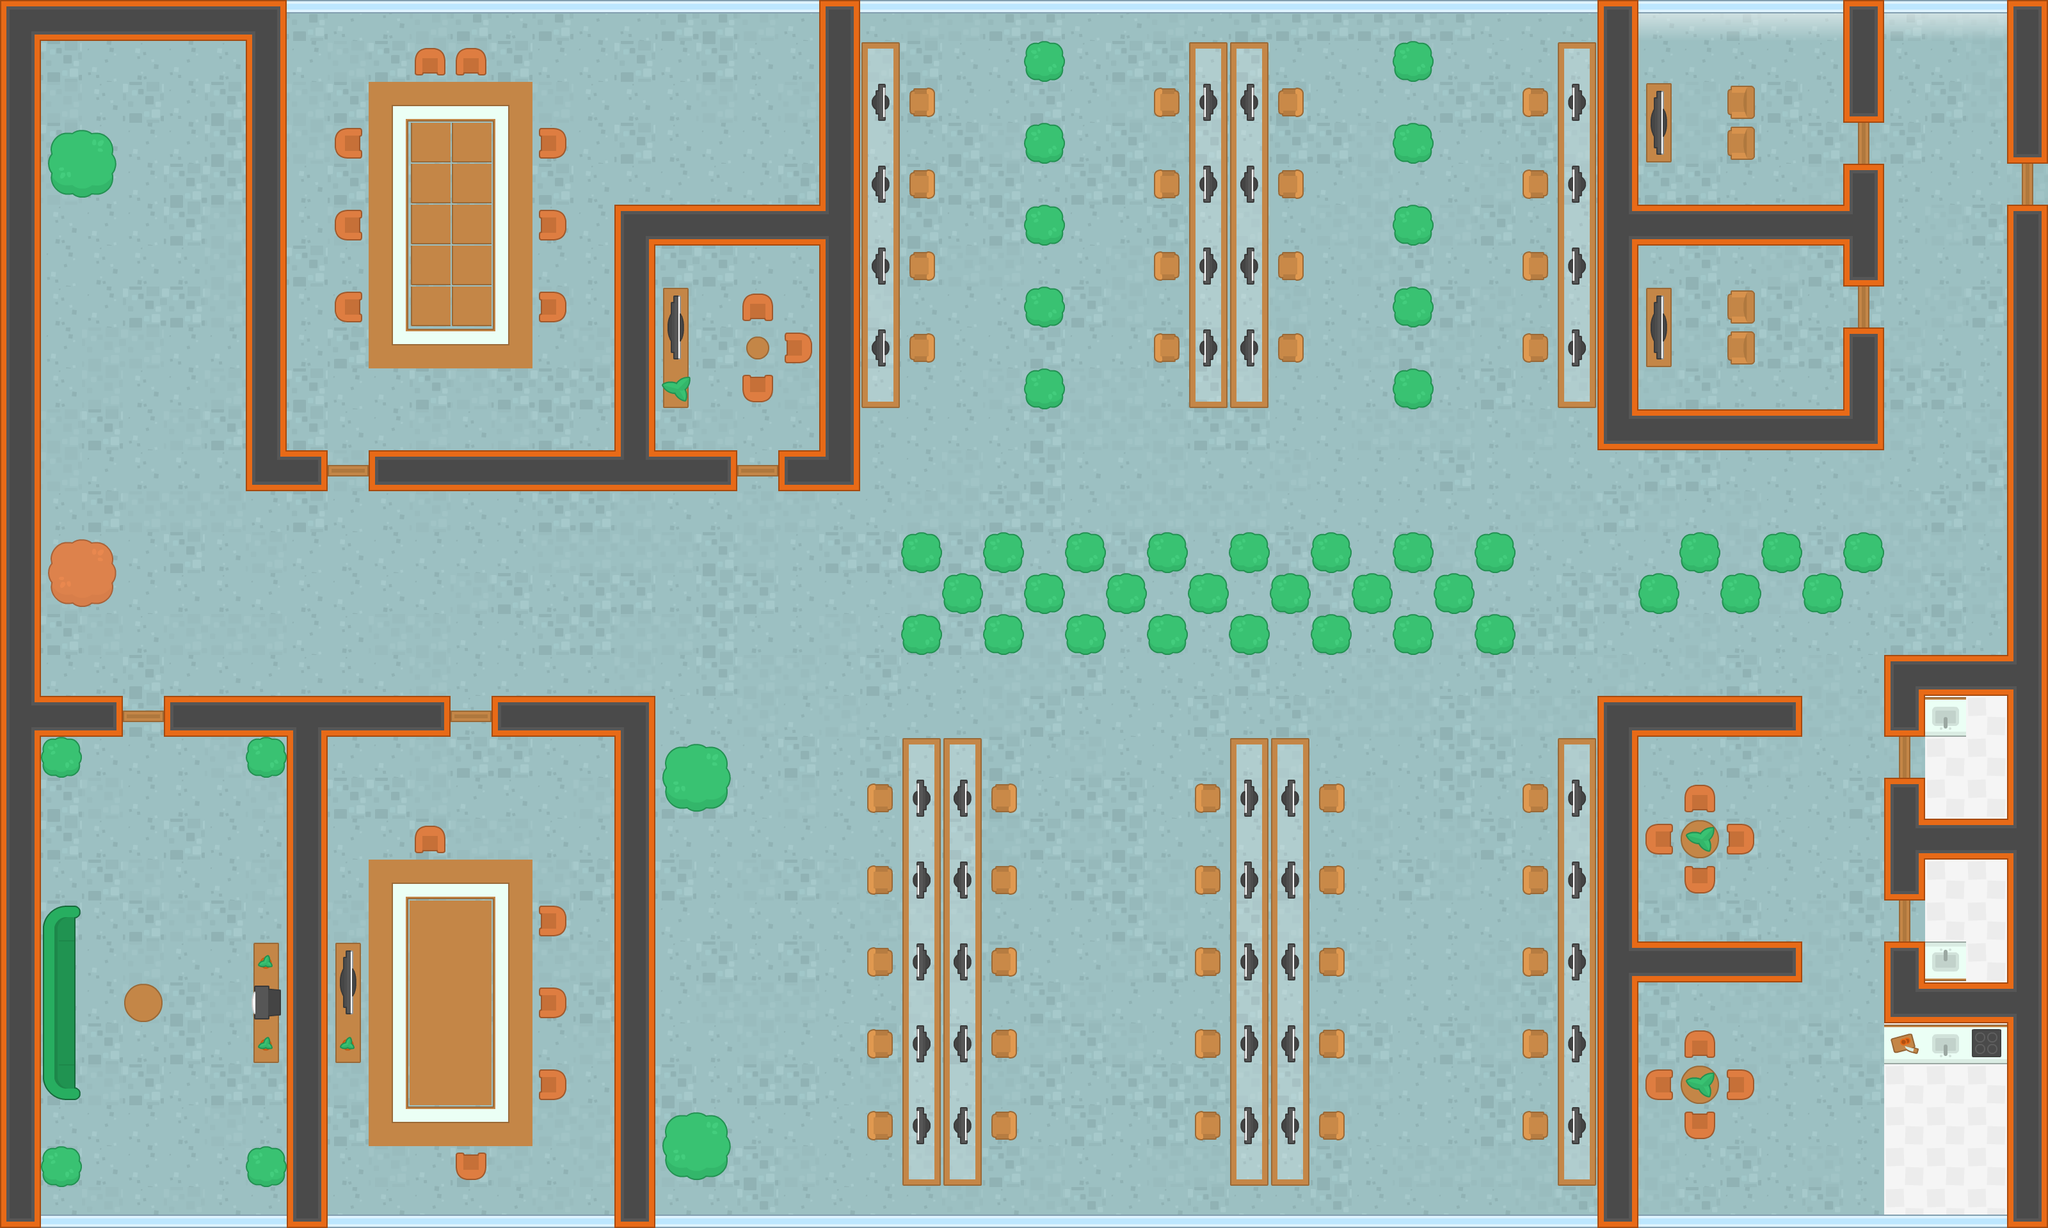

This is a level from a 2D game, rendered from its Tiled map with the project's own tilesets. A one-line summary and the map file follow, with tile-layer data summarised:
An orthogonal 50x30 tile map with 64x64 px tiles, 4 tile layers (Ground, Walls, Furniture, Objects) and 194 objects (172x wall, 12x zombie, 4x bullets, 3x health, 2x machinegun, ...).

<map version="1.5" tiledversion="1.7.1" orientation="orthogonal" renderorder="right-down" width="50" height="30" tilewidth="64" tileheight="64" infinite="0" nextlayerid="6" nextobjectid="243">
 <tileset firstgid="1" source="spritesheet_tiles.tsx" />
 <layer id="3" name="Ground" width="50" height="30">
  <data>[1500 cells, 1500 non-empty, 5 distinct tile ids]</data>
 </layer>
 <layer id="1" name="Walls" width="50" height="30">
  <data>[1500 cells, 303 non-empty, 18 distinct tile ids]</data>
 </layer>
 <layer id="2" name="Furniture" width="50" height="30">
  <data>[1500 cells, 243 non-empty, 20 distinct tile ids]</data>
 </layer>
 <layer id="4" name="Objects" width="50" height="30">
  <data>[1500 cells, 126 non-empty, 20 distinct tile ids]</data>
 </layer>
 <objectgroup id="5" name="Obstacles">
  <object id="4" name="wall" x="0" y="0" width="448" height="64" />
  <object id="6" name="wall" x="384" y="64" width="64" height="704" />
  <object id="8" name="wall" x="0" y="64" width="64" height="1856" />
  <object id="10" name="wall" x="64" y="1088" width="128" height="64" />
  <object id="12" name="wall" x="256" y="1088" width="448" height="64" />
  <object id="13" name="wall" x="448" y="1152" width="64" height="768" />
  <object id="14" name="wall" x="1280" y="0" width="64" height="768" />
  <object id="15" name="wall" x="960" y="320" width="320" height="64" />
  <object id="16" name="wall" x="960" y="384" width="64" height="336" />
  <object id="17" name="wall" x="1216" y="704" width="64" height="64" />
  <object id="18" name="wall" x="576" y="704" width="560" height="64" />
  <object id="19" name="wall" x="448" y="704" width="64" height="64" />
  <object id="20" name="wall" x="64" y="1088" width="128" height="64" />
  <object id="23" name="wall" x="2496" y="0" width="64" height="704" />
  <object id="24" name="wall" x="2560" y="320" width="320" height="64" />
  <object id="25" name="wall" x="2560" y="640" width="320" height="64" />
  <object id="26" name="wall" x="2880" y="512" width="64" height="192" />
  <object id="27" name="wall" x="2880" y="256" width="64" height="192" />
  <object id="28" name="wall" x="2880" y="0" width="64" height="192" />
  <object id="29" name="wall" x="3136" y="0" width="64" height="256" />
  <object id="30" name="wall" x="3136" y="320" width="64" height="1600" />
  <object id="31" name="wall" x="3008" y="1536" width="128" height="64" />
  <object id="32" name="wall" x="2944" y="1472" width="64" height="128" />
  <object id="33" name="wall" x="2944" y="1216" width="64" height="192" />
  <object id="34" name="wall" x="3008" y="1280" width="128" height="64" />
  <object id="35" name="wall" x="2944" y="1024" width="192" height="64" />
  <object id="36" name="wall" x="2944" y="1088" width="64" height="64" />
  <object id="37" name="wall" x="2496" y="1088" width="320" height="64" />
  <object id="38" name="wall" x="2496" y="1152" width="64" height="768" />
  <object id="39" name="wall" x="2560" y="1472" width="256" height="64" />
  <object id="40" name="wall" x="768" y="1088" width="192" height="64" />
  <object id="41" name="wall" x="960" y="1088" width="64" height="832" />
  <object id="42" name="wall" x="96" y="224" width="64" height="64" />
  <object id="43" name="wall" x="96" y="864" width="64" height="64" />
  <object id="44" name="wall" x="64" y="1152" width="64" height="64" />
  <object id="45" name="wall" x="384" y="1152" width="64" height="64" />
  <object id="46" name="wall" x="80" y="1424" width="32" height="288" />
  <object id="47" name="wall" x="192" y="1536" width="64" height="64" />
  <object id="48" name="wall" x="400" y="1472" width="32" height="176" />
  <object id="49" name="wall" x="528" y="1472" width="32" height="192" />
  <object id="50" name="wall" x="576" y="1344" width="256" height="448" />
  <object id="51" name="wall" x="720" y="1808" width="32" height="32" />
  <object id="52" name="wall" x="848" y="1680" width="32" height="32" />
  <object id="54" name="wall" x="848" y="1552" width="32" height="32" />
  <object id="55" name="wall" x="848" y="1424" width="32" height="32" />
  <object id="56" name="wall" x="656" y="1296" width="32" height="32" />
  <object id="57" name="wall" x="576" y="128" width="256" height="448" />
  <object id="58" name="wall" x="528" y="208" width="32" height="32" />
  <object id="59" name="wall" x="656" y="80" width="32" height="32" />
  <object id="60" name="wall" x="704" y="80" width="48" height="32" />
  <object id="61" name="wall" x="848" y="208" width="32" height="32" />
  <object id="62" name="wall" x="848" y="336" width="32" height="32" />
  <object id="63" name="wall" x="528" y="336" width="32" height="32" />
  <object id="64" name="wall" x="528" y="464" width="32" height="32" />
  <object id="65" name="wall" x="848" y="464" width="32" height="32" />
  <object id="66" name="wall" x="1040" y="448" width="32" height="192" />
  <object id="67" name="wall" x="1168" y="464" width="32" height="32" />
  <object id="68" name="wall" x="1168" y="528" width="32" height="32" />
  <object id="69" name="wall" x="1232" y="528" width="32" height="32" />
  <object id="70" name="wall" x="1168" y="592" width="32" height="32" />
  <object id="71" name="wall" x="1360" y="64" width="48" height="576" />
  <object id="72" name="wall" x="1424" y="528" width="32" height="32" />
  <object id="73" name="wall" x="1424" y="400" width="32" height="32" />
  <object id="74" name="wall" x="1424" y="272" width="32" height="32" />
  <object id="75" name="wall" x="1424" y="144" width="32" height="32" />
  <object id="76" name="wall" x="1056" y="1184" width="64" height="64" />
  <object id="77" name="wall" x="1056" y="1760" width="64" height="64" />
  <object id="78" name="wall" x="1360" y="1744" width="32" height="32" />
  <object id="79" name="wall" x="1360" y="1616" width="32" height="32" />
  <object id="80" name="wall" x="1360" y="1488" width="32" height="32" />
  <object id="81" name="wall" x="1360" y="1360" width="32" height="32" />
  <object id="82" name="wall" x="1360" y="1232" width="32" height="32" />
  <object id="83" name="wall" x="1408" y="1152" width="128" height="704" />
  <object id="84" name="wall" x="1552" y="1744" width="32" height="32" />
  <object id="85" name="wall" x="1552" y="1616" width="32" height="32" />
  <object id="86" name="wall" x="1552" y="1488" width="32" height="32" />
  <object id="87" name="wall" x="1552" y="1360" width="32" height="32" />
  <object id="88" name="wall" x="1552" y="1232" width="32" height="32" />
  <object id="89" name="wall" x="1872" y="1232" width="32" height="32" />
  <object id="90" name="wall" x="1872" y="1360" width="32" height="32" />
  <object id="91" name="wall" x="1872" y="1488" width="32" height="32" />
  <object id="92" name="wall" x="1872" y="1616" width="32" height="32" />
  <object id="93" name="wall" x="1872" y="1744" width="32" height="32" />
  <object id="94" name="wall" x="2064" y="1744" width="32" height="32" />
  <object id="95" name="wall" x="2064" y="1616" width="32" height="32" />
  <object id="96" name="wall" x="2064" y="1488" width="32" height="32" />
  <object id="97" name="wall" x="2064" y="1360" width="32" height="32" />
  <object id="98" name="wall" x="2064" y="1232" width="32" height="32" />
  <object id="99" name="wall" x="1920" y="1152" width="128" height="704" />
  <object id="100" name="wall" x="2432" y="1152" width="64" height="704" />
  <object id="101" name="wall" x="2384" y="1232" width="32" height="32" />
  <object id="102" name="wall" x="2384" y="1360" width="32" height="32" />
  <object id="103" name="wall" x="2384" y="1488" width="32" height="32" />
  <object id="104" name="wall" x="2384" y="1616" width="32" height="32" />
  <object id="105" name="wall" x="2384" y="1744" width="32" height="32" />
  </objectgroup>
</map>
<!-- 99 of 194 objects omitted -->
